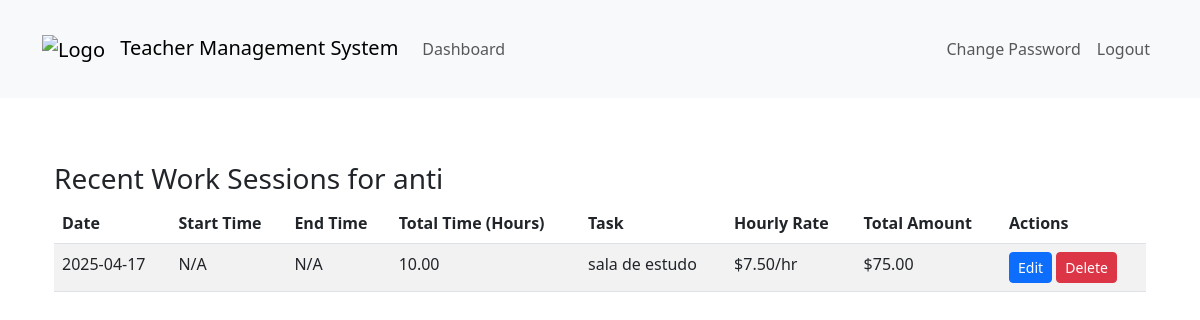
/dashboard/dashboard/recent-work-sessions/2/ (signed in), run on an earlier commit of the app's database.
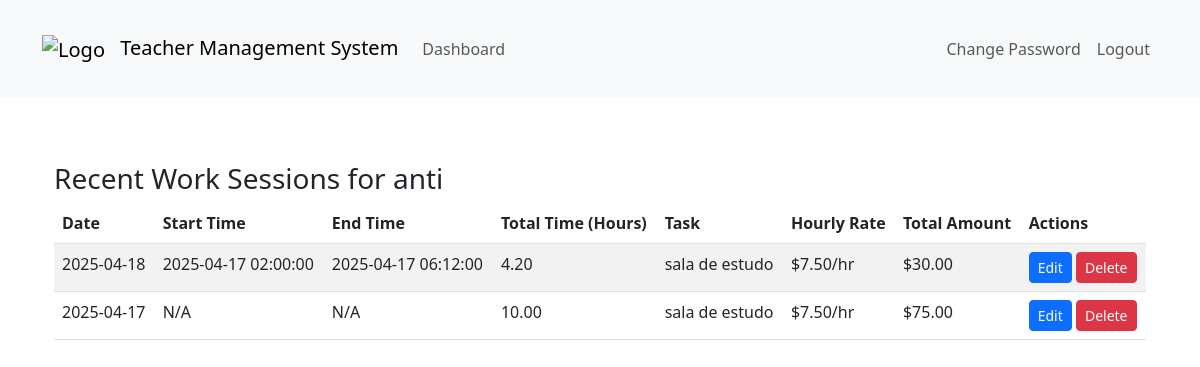
And on a later commit of the database.
### teachers_app/models.py (models this page shows, shortened)
class WorkSession(models.Model):
    ENTRY_TYPE_CHOICES = [
        ('manual', 'Manual Hours Input'),
        ('clock', 'Clock In/Out'),
        ('time_range', 'Time Range'),
    ]
    teacher = models.ForeignKey(Teacher, on_delete=models.CASCADE)
    task = models.ForeignKey(Task, on_delete=models.CASCADE)
    entry_type = models.CharField(max_length=10, choices=ENTRY_TYPE_CHOICES)
    hourly_rate = models.DecimalField(max_digits=10, decimal_places=2, null=True, blank=True)  # Store the hourly rate at creation time
    stored_hours = models.DecimalField(max_digits=10, decimal_places=2, null=True, blank=True)  # Store the hours at creation time
    is_deleted = models.BooleanField(default=False)
    deleted_at = models.DateTimeField(null=True, blank=True)
    manual_hours = models.DecimalField(max_digits=5, decimal_places=2, null=True, blank=True)
    clock_in = models.DateTimeField(null=True, blank=True)
    clock_out = models.DateTimeField(null=True, blank=True)
    start_time = models.DateTimeField(null=True, blank=True)
    end_time = models.DateTimeField(null=True, blank=True)
    created_at = models.DateTimeField(auto_now_add=True)
    total_amount = models.DecimalField(max_digits=10, decimal_places=2, null=True, blank=True)
    def calculated_hours(self):
        if self.entry_type == 'manual' and self.manual_hours:
            return self.manual_hours
        elif self.entry_type == 'clock' and self.clock_in and self.clock_out:
            duration = self.clock_out - self.clock_in
            return duration.total_seconds() / 3600  # Return hours
        elif self.entry_type == 'time_range' and self.start_time and self.end_time:
            duration = self.end_time - self.start_time
            return duration.total_seconds() / 3600  # Return hours
        return None  # Return None if no valid data
    def __str__(self):
        if self.entry_type == 'manual':
            return f"{self.teacher} - {self.task} - {self.manual_hours} hours"
        elif self.entry_type == 'time_range':
            return f"{self.teacher} - {self.task} - {self.start_time} to {self.end_time}"
        return f"{self.teacher} - {self.task} - {self.clock_in} to {self.clock_out}"

class Task(models.Model):
    name = models.CharField(max_length=200)
    description = models.TextField(blank=True, null=True)
    duration = models.DurationField(null=True, blank=True)
    price = models.DecimalField(max_digits=10, decimal_places=2, default=0.00)
    hourly_rate = models.DecimalField(max_digits=10, decimal_places=2)
    created_at = models.DateTimeField(auto_now_add=True)
    updated_at = models.DateTimeField(auto_now=True)
    is_active = models.BooleanField(default=True)
    def __str__(self):
        return f"{self.name} (${self.hourly_rate}/hour)"

### teachers_app/views.py (the view)
# urls.py: path('dashboard/recent-work-sessions/<int:teacher_id>/', views.recent_work_sessions, name='recent_work_sessions'),
@login_required
@user_passes_test(lambda u: u.is_superuser or u.is_teacher)  # Allow both roles to access
def recent_work_sessions(request, teacher_id=None):
    if not request.user.is_superuser:
        teacher = get_object_or_404(Teacher, user=request.user)
    else:
        teacher = get_object_or_404(Teacher, id=teacher_id)
    work_sessions = WorkSession.objects.filter(teacher=teacher).order_by('-created_at')[:10]
    print(f"Teacher: {teacher}")
    print(f"Work Sessions: {work_sessions}")
    context = {
        'teacher': teacher,
        'work_sessions': work_sessions,
    }
    return render(request, 'recent_work_sessions.html', context)

### teachers_app/models.py (called while the page is built)
    def __str__(self):
        return f"{self.user.username} - {self.subjects}" if self.subjects else self.user.username

### templates/recent_work_sessions.html (shortened to what this page needs)
{% extends 'base.html' %}
{% load static %}
{% block content %}
<div class="container">
    <h3>Recent Work Sessions for {{ teacher.user.username }}</h3>
    {% if work_sessions %}
    <table class="table table-striped">
        <thead>
        <tr>
            <th>Date</th>
            <th>Start Time</th>
            <th>End Time</th>
            <th>Total Time (Hours)</th>
            <th>Task</th>
            <th>Hourly Rate</th>
            <th>Total Amount</th>
            {% if request.user.is_superuser %}
            <th>Actions</th>
            {% endif %}
        </tr>
        </thead>
        <tbody>
        {% for session in work_sessions %}
        <tr>
            <td>{{ session.created_at|date:"Y-m-d" }}</td>
            <td>
                {% if session.start_time %}
                {{ session.start_time|date:"Y-m-d H:i:s" }}
                {% else %}
                N/A
                {% endif %}
            </td>
            <td>
                {% if session.end_time %}
                {{ session.end_time|date:"Y-m-d H:i:s" }}
                {% else %}
                N/A
                {% endif %}
            </td>
            <td>
                {% if session.calculated_hours %}
                {{ session.calculated_hours|floatformat:2 }}
                {% else %}
                N/A
                {% endif %}
            </td>
            <td>{{ session.task.name }}</td>
            <td>${{ session.hourly_rate|floatformat:2 }}/hr</td>
            <td>${{ session.total_amount }}</td>
            {% if request.user.is_superuser %}
            <td>
                <a href="{% url 'edit_work_session' session.id %}" class="btn btn-sm btn-primary">Edit</a>
                <form method="post" action="{% url 'delete_work_session' session.id %}" style="display: inline;" onsubmit="return confirm('Are you sure you want to delete this work session?');">
                    <button type="submit" class="btn btn-sm btn-danger">Delete</button>
                </form>
            </td>
            {% endif %}
        </tr>
        {% endfor %}
        </tbody>
    </table>
    {% else %}
    <p>No recent work sessions found.</p>
    {% endif %}
</div>
{% endblock %}

What changed in the data, as far as the page shows it:
added WorkSession: created_at "2025-04-18", start_time "2025-04-17 02:00:00", end_time "2025-04-17 06:12:00", calculated_hours "4.20", task.name "sala de estudo", hourly_rate "7.50", total_amount "30.00"
